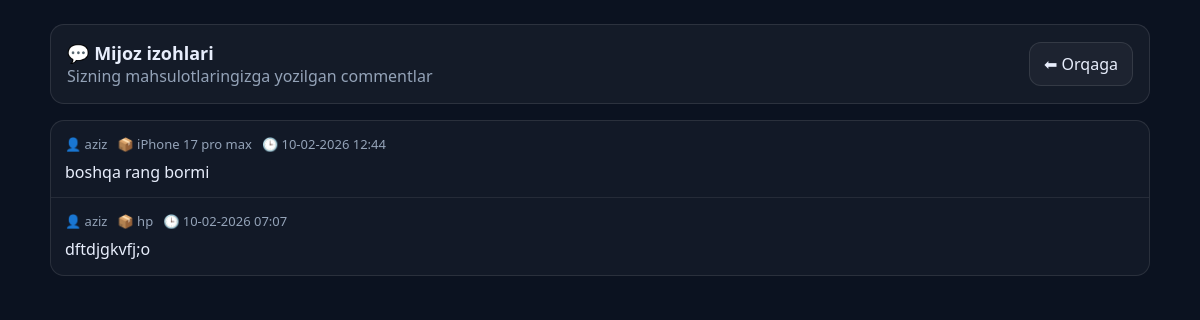
Screenshot of /seller/comments/ (signed in) with the database file from the repository.
### products/models.py (models this page shows, shortened)
class Comment(models.Model):
    user = models.ForeignKey(settings.AUTH_USER_MODEL, on_delete=models.CASCADE, related_name="comments")
    product = models.ForeignKey(Product, on_delete=models.CASCADE, related_name="comments")
    text = models.TextField()
    created_at = models.DateTimeField(auto_now_add=True)
    updated_at = models.DateTimeField(auto_now=True)

class Product(models.Model):
    category = models.ForeignKey(Category, on_delete=models.CASCADE, related_name="products")
    title = models.CharField(max_length=100)
    desc = models.TextField()
    price = models.DecimalField(max_digits=12, decimal_places=2)
    image = models.ImageField(upload_to="product_images/", null=True, blank=True)
    created_by = models.ForeignKey(settings.AUTH_USER_MODEL, on_delete=models.SET_NULL, null=True, blank=True)
    created_at = models.DateTimeField(auto_now_add=True)

### users/models.py (models this page shows, shortened)
class CustomUser(AbstractUser):
    class Roli(models.TextChoices):
        customeer = "customer", "Customer"
        seller = "seller", "Seller"
        admin = "admin", "admin"
    role = models.CharField(max_length=20, choices=Roli.choices, default=Roli.customeer)
    email = models.EmailField(unique=True)
    phone = models.CharField(max_length=20, null=True, blank=True)
    image = models.ImageField(upload_to="user_images/", null=True, blank=True)

### products/views.py (the view)
# urls.py: path("seller/comments/", views.seller_comments, name="seller_comments"),
@login_required
def seller_comments(request):
    comments = Comment.objects.filter(
        product__created_by=request.user
    ).select_related("user", "product").order_by("-created_at")
    return render(request, "seller/comments_list.html", {
        "comments": comments
    })

### templates/seller/comments_list.html (shortened to what this page needs)
<!doctype html>
<html lang="uz">
<head>
</head>
<body>
  <div class="wrap">
    <div class="top">
      <div>
        <div style="font-weight:900;font-size:18px;">💬 Mijoz izohlari</div>
        <div class="muted">Sizning mahsulotlaringizga yozilgan commentlar</div>
      </div>
      <a class="btn" href="{% url 'seller_dashboard' %}">⬅ Orqaga</a>
    </div>
    <div class="box">
      {% for c in comments %}
        <div class="row">
          <div class="meta">
            <div>👤 {{ c.user.username }}</div>
            <div>📦 {{ c.product.title }}</div>
            <div>🕒 {{ c.created_at|date:"d-m-Y H:i" }}</div>
          </div>
          <div class="text">{{ c.text }}</div>
        </div>
      {% empty %}
        <div class="row muted" style="text-align:center;padding:24px;">
          Hozircha izoh yo‘q.
        </div>
      {% endfor %}
    </div>
  </div>
</body>
</html>

### templates/seller/comments_list.html (style rules this page uses)
body { margin:0;font-family:system-ui;background:#0b1220;color:#e8eefc }
.wrap { width:min(1100px,92vw);margin:24px auto }
.top { display:flex;justify-content:space-between;align-items:center; padding:16px;border:1px solid rgba(255,255,255,.1);border-radius:14px; background:rgba(255,255,255,.04) }
.muted { color:#94a3b8 }
.btn { padding:10px 14px;border-radius:12px;border:1px solid rgba(255,255,255,.1); background:rgba(255,255,255,.04);color:#e8eefc;text-decoration:none }
.box { margin-top:16px;border:1px solid rgba(255,255,255,.1);border-radius:14px; background:rgba(255,255,255,.03);overflow:hidden }
.row { padding:14px;border-top:1px solid rgba(255,255,255,.08) }
.row:first-child { border-top:none }
.meta { display:flex;gap:10px;flex-wrap:wrap;font-size:13px;color:#94a3b8 }
.text { margin-top:8px;line-height:1.4 }

### rows the page displays
Comment: user.username "aziz", product "iPhone 17 pro max", created_at "10-02-2026 12:44", text "boshqa rang bormi"
Comment: user.username "aziz", product "hp", created_at "10-02-2026 07:07", text "dftdjgkvfj;o"
